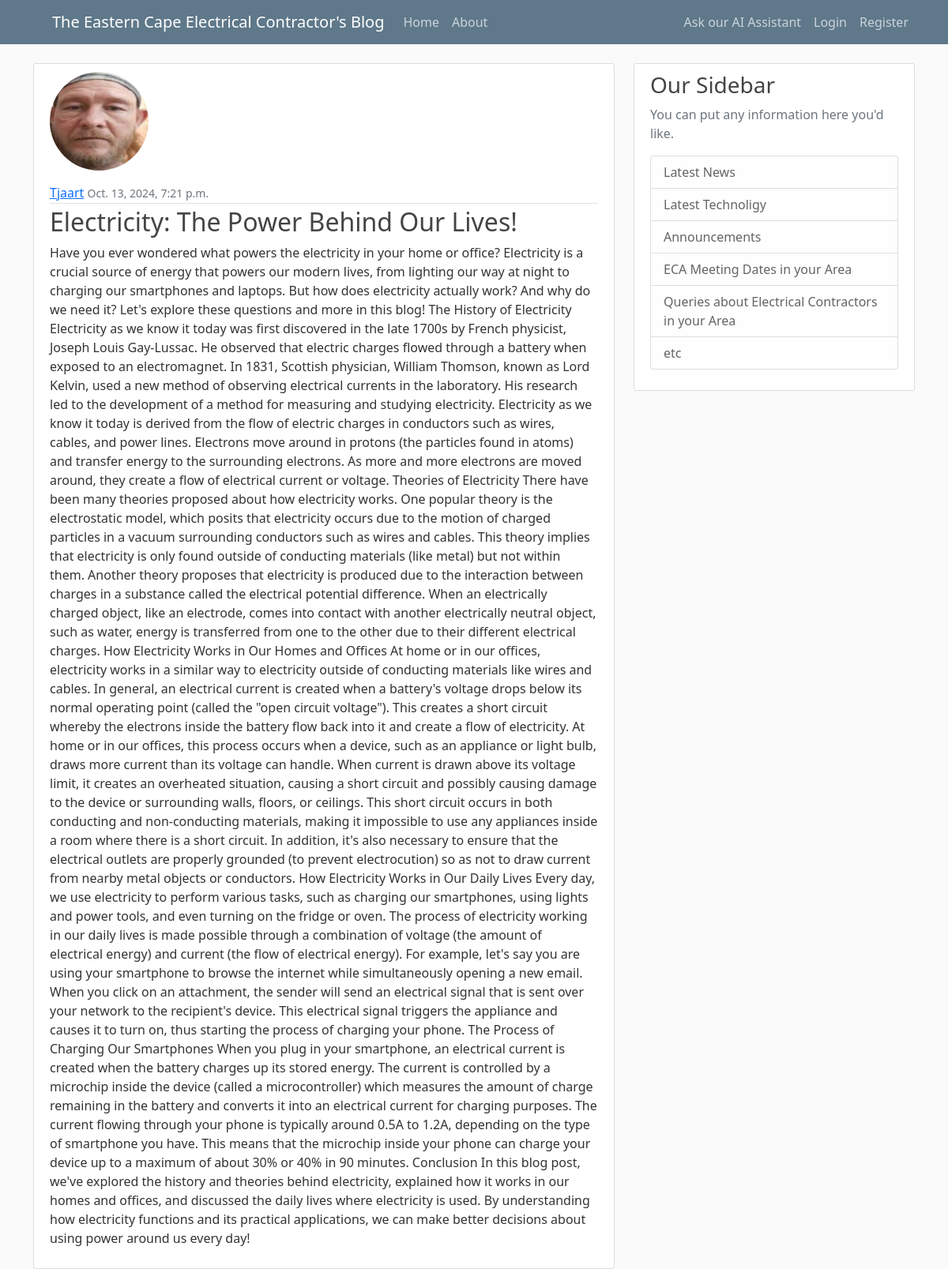
Page /post/51/ on the committed database.
### CoC_Blog/models.py (models this page shows, shortened)
class Post(models.Model):
    title = models.CharField(max_length=100)
    content = models.TextField()
    date_posted = models.DateTimeField(default=timezone.now)
    author = models.ForeignKey(User, on_delete=models.CASCADE)

### users/models.py (models this page shows, shortened)
class Profile(models.Model):
    user = models.OneToOneField(User, on_delete=models.CASCADE)
    image = models.ImageField(default='default.jpg', upload_to='profile_pics')

### CoC_Blog/views.py (the view)
# urls.py: path('post/<int:pk>/', PostDetailView.as_view(), name='post-detail'),
class PostDetailView(DetailView):
    model = Post

### CoC_Blog/templates/CoC_Blog/post_detail.html (shortened to what this page needs)
{% extends "CoC_Blog/base.html" %}
{% block content %}
    <article class="media content-section">
     <img class="rounded-circle account-img" src="{{ object.author.profile.image.url }}">
      <div class="media-body">
        <div class="article-metadata">
          <a class="mr-2" href="{% url 'user-posts' object.author.username %}">{{ object.author }}</a>
          <small class="text-muted">{{ object.date_posted }}</small>
        </div>
        <h2 class="article-title">{{ object.title }}</h2>
        <p class="article-content">{{ object.content }}</p>
      </div>
    </article>
{% endblock content %}

### static/CoC_Blog/main.css (style rules this page uses)
body { background: #fafafa; color: #333333; margin-top: 5rem; }
h1, h2, h3, h4, h5, h6 { color: #444444; }
.content-section { background: #ffffff; padding: 10px 20px; border: 1px solid #dddddd; border-radius: 3px; margin-bottom: 20px; }
.article-title { color: #444444; }
.article-content { white-space: pre-line; }
.article-metadata { padding-bottom: 1px; margin-bottom: 4px; border-bottom: 1px solid #e3e3e3 }
.account-img { height: 125px; width: 125px; margin-right: 20px; margin-bottom: 16px; }

### rows in the picture
Post: author.profile.image (picture), author "Tjaart", date_posted "Oct. 13, 2024, 7:21 p.m.", title "Electricity: The Power Behind Our Lives!", content "Have you ever wondered what powers the electricity in your home or office? Electricity is a crucial source of energy that powers our modern lives, from lighting our way at night to charging our smartphones and laptops. But how does electricity actually work? And why do we need it? Let's explore these questions and more in this blog! The History of Electricity Electricity as we know it today was first discovered in the late 1700s by French physicist, Joseph Louis Gay-Lussac. He observed that electric charges flowed through a battery when exposed to an electromagnet. In 1831, Scottish physician, William Thomson, known as Lord Kelvin, used a new method of observing electrical currents in the…"
